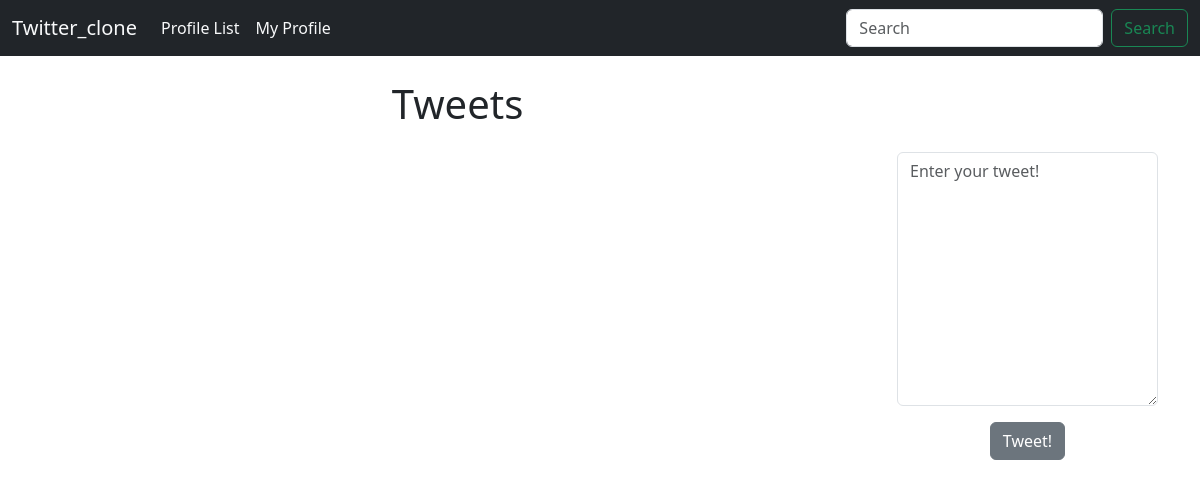
Before: / (signed in) with the older database file.
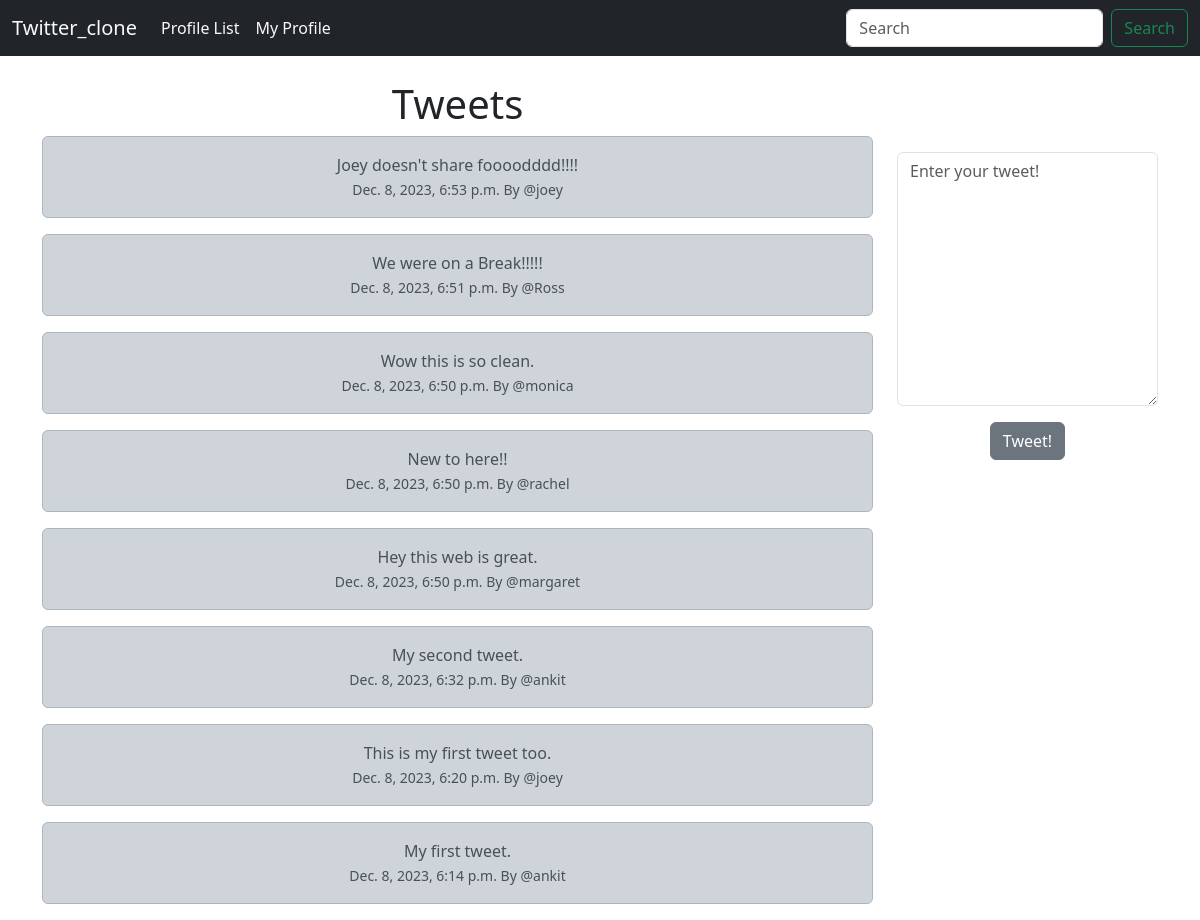
After: the same page with the newer database file.
### Twitter_app/models.py (models this page shows, shortened)
class tweet(models.Model):
    user = models.ForeignKey(
        User, related_name="tweets",
        on_delete= models.DO_NOTHING
    )
    body = models.CharField(max_length= 200)
    created_at = models.DateTimeField(auto_now_add=True)

### Twitter_app/views.py (the view, shortened to what this page needs)
# urls.py: path('', views.index, name='index'),
def index(request):
    if request.user.is_authenticated:
        form = TweetForm(request.POST or None)
        tweets = tweet.objects.all().order_by("-created_at")
        return render(request, 'index.html', {'profile': profile, "tweets": tweets, 'form': form})
    return render(request, 'index.html', {'profile': profile})

### Twitter_app/form.py
class TweetForm(forms.ModelForm):
    body = forms.CharField(required=True, widget=forms.widgets.Textarea(
        attrs= {
            "placeholder": "Enter your tweet!",
            "class": "form-control"
        }),
        label= ""
    )
    class Meta:
        model = tweet
        exclude = ("user", )

### templates/index.html (shortened to what this page needs)
{%  extends "base.html" %}
    {%block content %}
    <div class="container text-center">
    <div class="row">
    <div class="col-9">
    <h1>
        Tweets
    </h1>
    {% for tweet in tweets%}
    <div class="alert alert-dark" role="alert">
        {{tweet.body}} <br/>
        <small class="">
            {{tweet.created_at}} By
            @{{tweet.user}}
        </small>
      </div>
    {%  endfor %}
    </div>
    {%if form%}
    <div class="col-3">
        <br><br><br>
        <form method = "POST">
            {{form.as_p}}
            <button type="submit" class="btn btn-secondary">Tweet!</button>
          </form>
    </div>
    {%endif%}
    {% endblock%}

Changed rows visible on the page:
added tweet: body "Joey doesn't share foooodddd!!!!", created_at "Dec. 8, 2023, 6:53 p.m.", user "joey"
added tweet: body "We were on a Break!!!!!", created_at "Dec. 8, 2023, 6:51 p.m.", user "Ross"
added tweet: body "Wow this is so clean.", created_at "Dec. 8, 2023, 6:50 p.m.", user "monica"
added tweet: body "New to here!!", created_at "Dec. 8, 2023, 6:50 p.m.", user "rachel"
added tweet: body "Hey this web is great.", created_at "Dec. 8, 2023, 6:50 p.m.", user "margaret"
added tweet: body "My second tweet.", created_at "Dec. 8, 2023, 6:32 p.m.", user "ankit"
added tweet: body "This is my first tweet too.", created_at "Dec. 8, 2023, 6:20 p.m.", user "joey"
added tweet: body "My first tweet.", created_at "Dec. 8, 2023, 6:14 p.m.", user "ankit"
